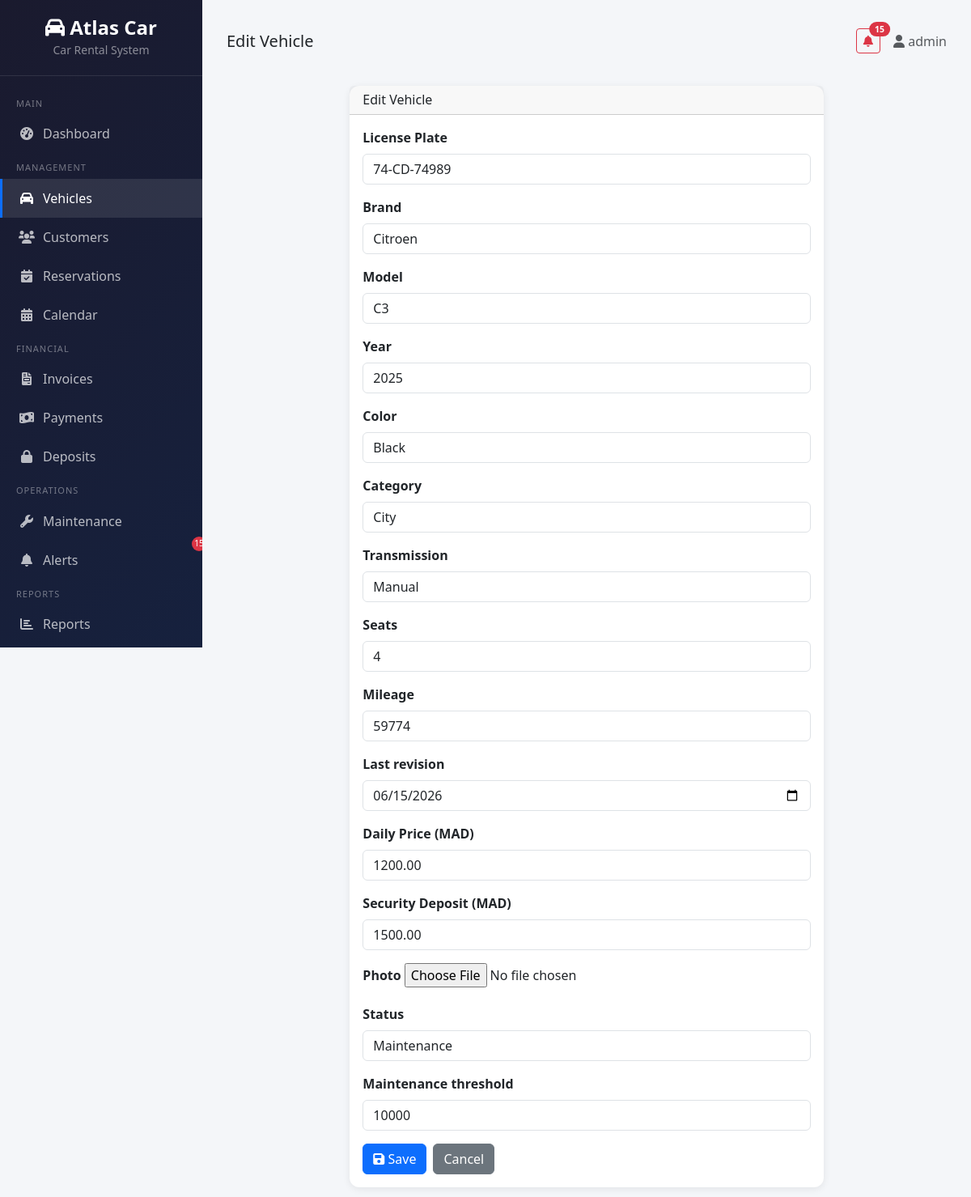
The app's page /vehicles/20/edit/ (signed in) with its own data.
### vehicles/models.py (models this page shows, shortened)
class Vehicle(models.Model):
    CATEGORY_CHOICES = [
        ('city', 'City'),
        ('suv', 'SUV'),
        ('sedan', 'Sedan'),
        ('utility', 'Utility'),
        ('luxury', 'Luxury'),
    ]
    TRANSMISSION_CHOICES = [
        ('manual', 'Manual'),
        ('automatic', 'Automatic'),
    ]
    STATUS_CHOICES = [
        ('available', 'Available'),
        ('rented', 'Rented'),
        ('maintenance', 'Maintenance'),
        ('out_of_service', 'Out of Service'),
    ]
    license_plate = models.CharField(
        max_length=20, unique=True,
        validators=[RegexValidator(r'^[A-Z0-9\-]+$', 'Enter a valid license plate.')],
        verbose_name='License Plate'
    )
    brand = models.CharField(max_length=100)
    model = models.CharField(max_length=100)
    year = models.PositiveIntegerField()
    color = models.CharField(max_length=50)
    category = models.CharField(max_length=20, choices=CATEGORY_CHOICES)
    transmission = models.CharField(max_length=20, choices=TRANSMISSION_CHOICES)
    seats = models.PositiveIntegerField(default=5)
    mileage = models.PositiveIntegerField(default=0)
    last_revision = models.DateField(null=True, blank=True)
    daily_price = models.DecimalField(max_digits=10, decimal_places=2, verbose_name='Daily Price (MAD)')
    deposit = models.DecimalField(max_digits=10, decimal_places=2, default=0, verbose_name='Security Deposit (MAD)')
    photo = models.ImageField(upload_to='vehicles/', blank=True, null=True)
    status = models.CharField(max_length=20, choices=STATUS_CHOICES, default='available')
    maintenance_threshold = models.PositiveIntegerField(default=10000, help_text='Mileage threshold for maintenance alert')
    created_at = models.DateTimeField(auto_now_add=True)
    updated_at = models.DateTimeField(auto_now=True)
    class Meta:
        ordering = ['-created_at']

### vehicles/views.py (the view)
# urls.py: path('<int:pk>/edit/', views.vehicle_edit, name='vehicle_edit'),
@login_required
def vehicle_edit(request, pk):
    if not hasattr(request.user, 'profile') or not request.user.profile.is_admin():
        messages.error(request, 'Only administrators can edit vehicles.')
        return redirect('vehicles:vehicle_list')
    vehicle = get_object_or_404(Vehicle, pk=pk)
    if request.method == 'POST':
        form = VehicleForm(request.POST, request.FILES, instance=vehicle)
        if form.is_valid():
            form.save()
            messages.success(request, f'Vehicle {vehicle} updated successfully.')
            return redirect('vehicles:vehicle_detail', pk=vehicle.pk)
    else:
        form = VehicleForm(instance=vehicle)
    return render(request, 'vehicles/vehicle_form.html', {'form': form, 'title': 'Edit Vehicle', 'vehicle': vehicle})

### accounts/models.py (called while the page is built)
    def is_admin(self):
        return self.role == 'admin'

### core/context_processors.py (called while the page is built)
def notifications_context(request):
    context = {}
    if request.user.is_authenticated:
        unread_alerts = Alert.objects.filter(is_read=False)
        context['unread_alerts_count'] = unread_alerts.count()
        context['unread_alerts'] = unread_alerts[:5]
    return context

### templates/vehicles/vehicle_form.html (shortened to what this page needs)
{% extends 'base.html' %}
{% block page_title %}{{ title }}{% endblock %}
{% block content %}
<div class="row justify-content-center">
    <div class="col-lg-8">
        <div class="card">
            <div class="card-header">
                <h6 class="mb-0">{{ title }}</h6>
            </div>
            <div class="card-body">
                <form method="post" enctype="multipart/form-data">
                    {% for field in form %}
                    <div class="mb-3">
                        <label class="form-label fw-bold">{{ field.label }}</label>
                        {{ field }}
                    </div>
                    {% endfor %}
                    <div class="d-flex gap-2">
                        <button type="submit" class="btn btn-primary"><i class="fas fa-save"></i> Save</button>
                        <a href="{% url 'vehicles:vehicle_list' %}" class="btn btn-secondary">Cancel</a>
                    </div>
                </form>
            </div>
        </div>
    </div>
</div>
{% endblock %}

### templates/base.html (shortened to what this page needs)
{% load static %}
<!DOCTYPE html>
<html lang="en">
<head>
    <link href="https://cdn.jsdelivr.net/npm/bootstrap@5.3.0/dist/css/bootstrap.min.css" rel="stylesheet">
    <link href="https://cdnjs.cloudflare.com/ajax/libs/font-awesome/6.0.0/css/all.min.css" rel="stylesheet">
</head>
<body>
    {% if user.is_authenticated %}
    <div class="sidebar">
        <div class="brand">
            <h4><i class="fas fa-car"></i> Atlas Car</h4>
            <small style="color: rgba(255,255,255,0.5);">Car Rental System</small>
        </div>
        <nav class="mt-3">
            <div class="nav-section">Main</div>
            <a href="{% url 'dashboard:home' %}" class="nav-link {% if request.resolver_match.url_name == 'home' %}active{% endif %}">
                <i class="fas fa-tachometer-alt"></i> Dashboard
            </a>
            <div class="nav-section">Management</div>
            <a href="{% url 'vehicles:vehicle_list' %}" class="nav-link {% if 'vehicle' in request.path %}active{% endif %}">
                <i class="fas fa-car"></i> Vehicles
            </a>
            <a href="{% url 'customers:customer_list' %}" class="nav-link {% if 'customer' in request.path %}active{% endif %}">
                <i class="fas fa-users"></i> Customers
            </a>
            <a href="{% url 'reservations:reservation_list' %}" class="nav-link {% if 'reservation' in request.path %}active{% endif %}">
                <i class="fas fa-calendar-check"></i> Reservations
            </a>
            <a href="{% url 'reservations:reservation_calendar' %}" class="nav-link {% if 'calendar' in request.path %}active{% endif %}">
                <i class="fas fa-calendar-alt"></i> Calendar
            </a>
            <div class="nav-section">Financial</div>
            <a href="{% url 'invoices:invoice_list' %}" class="nav-link {% if 'invoice' in request.path %}active{% endif %}">
                <i class="fas fa-file-invoice"></i> Invoices
            </a>
            <a href="{% url 'payments:payment_list' %}" class="nav-link {% if 'payment' in request.path and 'deposit' not in request.path %}active{% endif %}">
                <i class="fas fa-money-bill-wave"></i> Payments
            </a>
            <a href="{% url 'payments:deposit_list' %}" class="nav-link {% if 'deposit' in request.path %}active{% endif %}">
                <i class="fas fa-lock"></i> Deposits
            </a>
            <div class="nav-section">Operations</div>
            <a href="{% url 'maintenance:maintenance_list' %}" class="nav-link {% if 'maintenance' in request.path %}active{% endif %}">
                <i class="fas fa-wrench"></i> Maintenance
            </a>
            <a href="{% url 'alerts:alert_list' %}" class="nav-link {% if 'alert' in request.path %}active{% endif %}" style="position:relative;">
                <i class="fas fa-bell"></i> Alerts
                {% if unread_alerts_count %}<span class="alert-badge">{{ unread_alerts_count }}</span>{% endif %}
            </a>
            <div class="nav-section">Reports</div>
            <a href="{% url 'reports:reports_index' %}" class="nav-link {% if 'report' in request.path %}active{% endif %}">
                <i class="fas fa-chart-bar"></i> Reports
            </a>
            <div class="nav-section">Account</div>
        </nav>
    </div>
    {% endif %}
    <div class="main-content">
        {% if user.is_authenticated %}
        <div class="top-bar">
            <div>
                <h5 class="mb-0">{% block page_title %}{% endblock %}</h5>
            </div>
            <div class="d-flex align-items-center gap-3">
                {% if unread_alerts_count %}
                <a href="{% url 'alerts:alert_list' %}" class="btn btn-outline-danger btn-sm position-relative">
                    <i class="fas fa-bell"></i>
                    <span class="position-absolute top-0 start-100 translate-middle badge rounded-pill bg-danger">
                        {{ unread_alerts_count }}
                    </span>
                </a>
                {% endif %}
                <span class="text-muted">
                    <i class="fas fa-user"></i> {{ user.get_full_name|default:user.username }}
                </span>
            </div>
        </div>
        {% endif %}
        {% block content %}{% endblock %}
    </div>
</body>
</html>

### templates/base.html (style rules this page uses)
:root { --sidebar-width: 250px; --primary-color: #0d6efd; }
body { font-family: 'Segoe UI', Tahoma, Geneva, Verdana, sans-serif; background: #f4f6f9; }
.sidebar { position: fixed; top: 0; left: 0; height: 100vh; width: var(--sidebar-width); background: linear-gradient(135deg, #1a1a2e, #16213e); color: #fff; overflow-y: auto; z-index: 1000; transition: all 0.3s; }
.sidebar .brand { padding: 20px; text-align: center; border-bottom: 1px solid rgba(255,255,255,0.1); }
.sidebar .brand h4 { margin: 0; color: #fff; font-weight: 700; }
.sidebar .nav-link { color: rgba(255,255,255,0.7); padding: 12px 20px; display: flex; align-items: center; gap: 10px; transition: all 0.3s; border-left: 3px solid transparent; }
.sidebar .nav-link:hover, .sidebar .nav-link.active { color: #fff; background: rgba(255,255,255,0.1); border-left-color: var(--primary-color); }
.sidebar .nav-link i { width: 20px; text-align: center; }
.sidebar .nav-section { padding: 10px 20px 5px; font-size: 11px; text-transform: uppercase; color: rgba(255,255,255,0.4); letter-spacing: 1px; }
.main-content { margin-left: var(--sidebar-width); padding: 20px 30px; min-height: 100vh; }
.top-bar { display: flex; justify-content: space-between; align-items: center; margin-bottom: 25px; padding: 15px 0; }
.card { border: none; border-radius: 12px; box-shadow: 0 2px 10px rgba(0,0,0,0.08); transition: transform 0.2s; }
.alert-badge { position: absolute; top: -5px; right: -5px; background: #dc3545; color: white; border-radius: 50%; width: 18px; height: 18px; font-size: 10px; display: flex; align-items: center; justify-content: center; }

### records on screen
Vehicle: form "74-CD-74989" "Citroen" "C3" "2025" "Black" "City" "Manual" "4" "59774" "06/15/2026" "1200.00" "1500.00" "Maintenance" "10000"

### other values on screen
{{ title }} "Edit Vehicle"
{{ unread_alerts_count }} "15"
{{ user.get_full_name|default:user.username }} "admin"
{{ field.label }} "License Plate" "Brand" "Model" "Year" "Color" "Category" "Transmission" "Seats" "Mileage" "Last revision" "Daily Price (MAD)" "Security Deposit (MAD)" "Photo" "Status" "Maintenance threshold"
